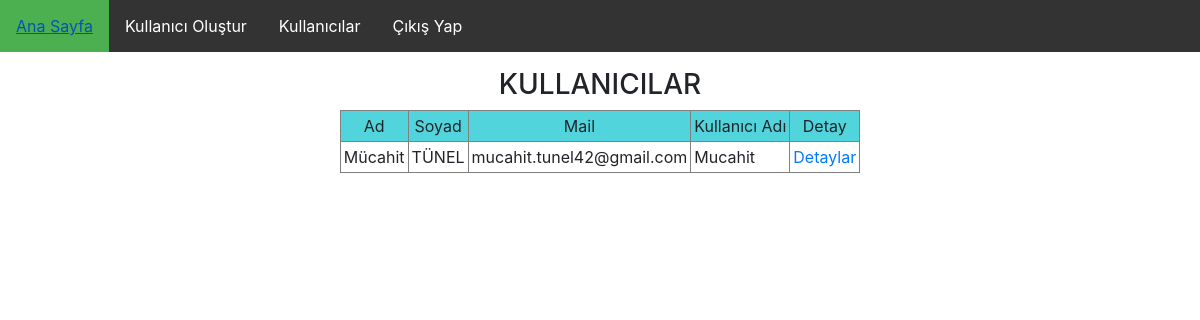
Before: /kullanici_listele/ (signed in) with the older database file.
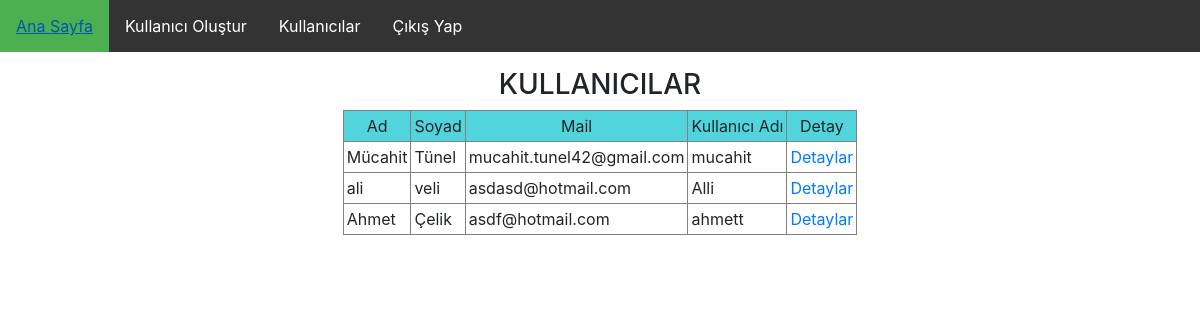
After: the same page with the newer database file.
### Ortak/models.py (models this page shows, shortened)
class Kullanici(AbstractBaseUser):#Kullanıcı
    TC = models.BigIntegerField(unique=True)
    Kullanıcı_adı = models.CharField(max_length=20, unique=True, verbose_name='KULLANICI ADI')
    Ad = models.CharField(max_length=30, verbose_name='AD')
    Soyad = models.CharField(max_length=30,verbose_name='SOYAD')
    is_active = models.BooleanField(default=False)
    is_staff = models.BooleanField(default=False)
    e_Mail = models.EmailField(max_length=255, unique=True, verbose_name='E-POSTA ADRESİ')
    Rol = models.CharField(max_length=50, choices=Roller, verbose_name='ROL')
    Sifre = models.CharField(max_length=24, verbose_name='ŞİFRE')
    USERNAME_FIELD = 'e_Mail'
    REQUIRED_FIELDS = ['Kullanıcı_adı','TC']
    nesne = UserManager()

### Ortak/views.py (the view)
    def wrapper(request, *args, **kwargs):
        user = request.user
        if user.is_superuser:
            if user.is_superuser:
                return function(request, *args, **kwargs)
            else:
                raise Http404
        else:
            return redirect("Ortak:Giriş")

### Ortak/views.py (called while the page is built)
def admin_required(function):
    def wrapper(request, *args, **kwargs):
        user = request.user
        if user.is_superuser:
            if user.is_superuser:
                return function(request, *args, **kwargs)
            else:
                raise Http404
        else:
            return redirect("Ortak:Giriş")
    return wrapper

@admin_required
def kullanici_listele(request):
    kullanicilar = Kullanici.nesne.all()#UserManager nesnesinden tüm kullanıcı bilgilerini alıyoruz
    return render(request,'Ortak/kullanici_listele.html', {'kullanicilar':kullanicilar})

### template/Ortak/kullanici_listele.html (shortened to what this page needs)
{% extends 'base.html'%}
{% block body %}
<center>
   	<link rel="stylesheet" href="https://cdnjs.cloudflare.com/ajax/libs/twitter-bootstrap/4.1.0/css/bootstrap.min.css" />
    <link rel="stylesheet" href="https://cdnjs.cloudflare.com/ajax/libs/bootstrap-datetimepicker/4.17.47/css/bootstrap-datetimepicker.min.css" />
    <h3>KULLANICILAR</h3>
<table border="1" cellpadding="3" cellspacing="0">
    <tr bgcolor="#51d4db">
        <td align="center">Ad</td>
        <td align="center">Soyad</td>
        <td align="center">Mail</td>
        <td align="center">Kullanıcı Adı</td>
        <td align="center">Detay</td>
    </tr>
    {% for kullanici in kullanicilar %}
    <tr>
        <td>{{kullanici.Ad}}</td>
        <td>{{kullanici.Soyad}}</td>
        <td>{{kullanici.e_Mail}}</td>
        <td>{{kullanici.Kullanıcı_adı}}</td>
        <td><a href="{% url 'Ortak:Kullanıcı_görüntüle' kullanici.id %}">Detaylar</a></td>
    </tr>
    {% endfor %}
{% endblock %}

Changed rows visible on the page:
changed Kullanici "Mücahit": Soyad "TÜNEL" → "Tünel"; Kullanıcı_adı "Mucahit" → "mucahit"
added Kullanici: Ad "ali", Soyad "veli", e_Mail "asdasd@hotmail.com", Kullanıcı_adı "Alli"
added Kullanici: Ad "Ahmet", Soyad "Çelik", e_Mail "asdf@hotmail.com", Kullanıcı_adı "ahmett"
